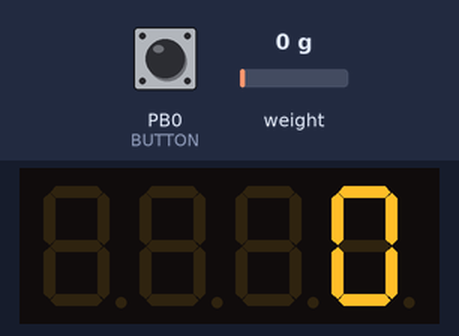
The sketch below on a simulated ATtiny85, built with avr-gcc and run on an emulated ATtiny85. Parts: 4-digit seven-segment display. The test bench sets the inputs (shaded band); at power-on: PB0 (BUTTON) HIGH, weight on the scale 0 g.

Above: at 7.1 s.
7.2 s: PB0 (BUTTON) pulled LOW for 2.05 s
At 10.4 s:
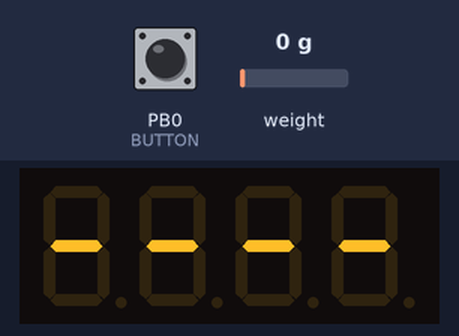
10.7 s: weight on the scale set to 100 g
At 12.4 s:
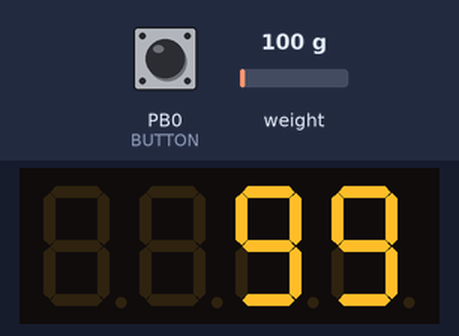
13.1 s: weight on the scale set to 1250 g
At 15.2 s:
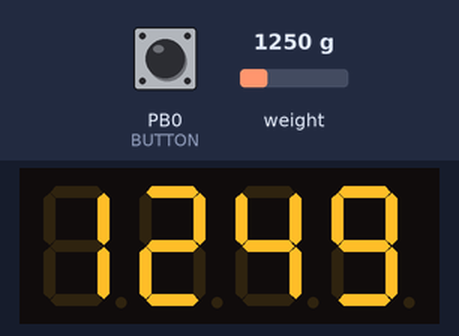
15.9 s: weight on the scale set to 2500 g
At 17.3 s:
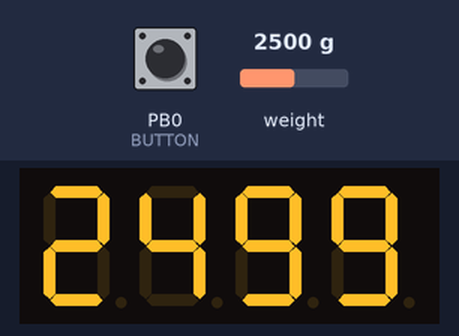
Timing chart, 0 to 18.9 s (numbered marks = the images above; inputs shaded):
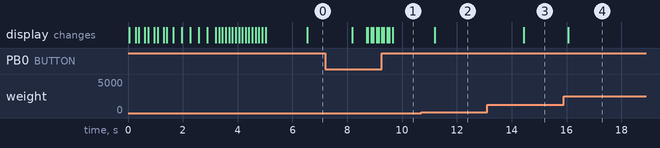

The sketch:

attiny85-hx711-tm1637-weight-display.ino
```cpp
/*
  ATtiny85 Weight Scale (grams) using HX711 Load Cell module and TM1637 Display

  Author: Jason A. Cox - @jasonacox

  Date: 22 June 2020

  Components:
      ATiny85 Microcontroller
      TM1636 4 Digit 7-Segment LED Display
      Load Cell
      HX711 Load Cell Amplifier (ADC)
      100uF Electrolytic Capacitor
      5V Power Supply

  Callibration:
      This sketch requires that you calibrate the load cell.  This involves the following steps:
      1) Run the sketch with DEBUG true (using a Arduino Uno or other microcontroller with serial)
      2) Record the "HX711 reading" values with NO load on the scale - this is your "CAL_OFFSET"
      3) Use an trusted scale and weigh an object (grams) - record this value as your "KNOWN_VALUE"
      4) Place the object on the load cell and record the "HX711 reading" - this is "CAL_VALUE"
      5) Compute the CAL_RATIO value = (CAL_VALUE - CAL_OFFSET) / KNOWN_VALUE
      6) Edit the #defines below

      Example:
        CAL_OFFSET = -148550
        KNOWN_VALUE =  382.7186 g
        CAL_VALUE = -107150
        CAL_RATIO = (CAL_VALUE - CAL_OFFSET) / KNOWN_VALUE
        CAL_RATIO = ((-107150) - (-148550 )) / (382.7186)
        CAL_RATIO = 108.17

  Programming Notes:
      The TARE button uses PB0. If you use the Tiny AVR Programmer from Sparkfun
      it drives an LED on PB0 and once the sketch is uploaded, the TTiny will read PB0 as LOW
      and assume you wish to TARE the scale. You will need to remove the the chip from the
      programmer after uploading to get it to work correctly in the circuit.

  Function:
      On start the circuit will read the last TARE value from EEPROM and display the the
      current weight. Press and hold the TARE button and the current weight value will be
      recorded in EEPROM and subtracted from the current reading to "Zero" out the scale.

*/

// Includes
#include "EEPROM.h"   // Used to store tare values in EEPROM
#include "segment.h"  // Animations for Display

// Include TM1637TinyDisplay Library https://github.com/jasonacox/TM1637TinyDisplay
#include <Arduino.h>
#include <TM1637TinyDisplay.h>

// Include HX711 Arduino Library https://github.com/bogde/HX711
#include <HX711.h>

/*
    CONFIGURATION SECTION - Update these values
*/
// Arduino Pin settings - UPDATE this section for your circuit
const int LOADCELL_DOUT_PIN = 1;  // HX711 DT Pin             (ATtiny85: 1)
const int LOADCELL_SCK_PIN = 2;   // HX711 SK Pin             (ATtiny85: 2)
#define CLK 3                     // TM1637 Display CLK Pin   (ATtiny85: 3)
#define DIO 4                     // TM1637 Display DIO Pin   (ATtiny85: 4)
#define BUTTON 0                  // Tare Button - Pulled up  (ATtiny85: 0)

// Turn on debug mode for setting callibration
#define DEBUG false

// Calibration values - UPDATE this section for your load cell - see instructions above
#define CAL_OFFSET -148550       // HX711 reading with no weight
#define CAL_VALUE  -107150       // HX711 reading with item placed on scale
#define KNOWN_VALUE    382.7186  // True weight of item placed on scale (e.g. in grams)

/*
   Calibration ratio will be computed based on the above
   CAL_RATIO = (CAL_VALUE  -  CAL_OFFSET)  /  KNOWN_VALUE
*/
#define CAL_RATIO  ((CAL_VALUE) - (CAL_OFFSET)) / (KNOWN_VALUE)

#define READ_SAMPLES 15   // Number of readings to average each cycle

/*
   SETUP
*/
// Initialize Global Classes
TM1637TinyDisplay display(CLK, DIO);
HX711 scale;

void setup() {
#if DEBUG == true
  Serial.begin(38400);
#endif
  pinMode(BUTTON, INPUT);       // Set Tare button
  display.setBrightness(0x0f); // set the brightness to 100 %
  delay(10);

  // Display Startup Sequence
  for (int x = 0; x < 5; x++) {
    display.showString(" On ");
    delay(200);
    display.clear();
    delay(100);
  }
  display.showAnimation(ANIMATION, FRAMES(ANIMATION), TIME_MS(10));
  display.showString("Ender 3 Pro");
  display.showString("----");

  scale.begin(LOADCELL_DOUT_PIN, LOADCELL_SCK_PIN);

  long offset = 0;
  scale.set_scale(CAL_RATIO);
  EEPROM.get(0, offset);
  if (offset == 0) {
    scale.set_offset(CAL_OFFSET); // default
  }
  else {
    scale.set_offset(offset);
  }
}

/*
   LOOP
*/
void loop() {
  if (scale.is_ready()) {
    long reading = scale.read_average(READ_SAMPLES);
#if DEBUG == true
    Serial.print("HX711 reading: ");
    Serial.print(reading);
    Serial.print(" ::: [ CAL_OFFSET: ");
    Serial.print(scale.get_offset());
    Serial.print(", CAL_RATIO: ");
    Serial.print(scale.get_scale());
    Serial.print(", Adjusted Value: ");
    Serial.print((reading - scale.get_offset()) / scale.get_scale());
    Serial.println(" ]");
#endif
    // Display weight
    display.showNumber((int)((reading - scale.get_offset()) / scale.get_scale()));

    // Check to see if TARE button is pushed
    if (digitalRead(BUTTON) == LOW) {
      display.showString("Tare");
      delay(500);
      EEPROM.put(0, reading);       // Save tare value to EEPROM
      scale.set_offset(reading);    // Update offset
      // Display flashing zero to indicate tare set
      for (int x = 0; x < 5; x++) {
        display.clear();
        delay(50);
        display.showNumberDec(0, 4);
        delay(100);
      }
      display.showString("----");
    }
    else {
      delay(100);
    }
  }
  else {
    // HX711 not responding
#if DEBUG == true
    Serial.println("HX711 not found.");
#endif
    display.showString("Err");
    delay(100);
  }
}
```

segment.h
```cpp
/* Set up 7-segment LED Binary Data

    |--A--|
    F     B
    |--G--|
    E     C
    |--D--|
           H - Decimal

    XGFEDCBA
  0b00000000 = 0x00
*/

/* Animation Data - HGFEDCBA Map */
const uint8_t ANIMATION[46][4] = {
  { 0x08, 0x00, 0x00, 0x00 },  // Frame 0
  { 0x00, 0x08, 0x00, 0x00 },  // Frame 1
  { 0x00, 0x00, 0x08, 0x00 },  // Frame 2
  { 0x00, 0x00, 0x00, 0x08 },  // Frame 3
  { 0x00, 0x00, 0x00, 0x04 },  // Frame 4
  { 0x00, 0x00, 0x00, 0x02 },  // Frame 5
  { 0x00, 0x00, 0x00, 0x01 },  // Frame 6
  { 0x00, 0x00, 0x01, 0x00 },  // Frame 7
  { 0x00, 0x01, 0x00, 0x00 },  // Frame 8
  { 0x01, 0x00, 0x00, 0x00 },  // Frame 9
  { 0x20, 0x00, 0x00, 0x00 },  // Frame 10
  { 0x10, 0x00, 0x00, 0x00 },  // Frame 11
  { 0x08, 0x00, 0x00, 0x00 },  // Frame 12
  { 0x00, 0x08, 0x00, 0x00 },  // Frame 13
  { 0x00, 0x00, 0x08, 0x00 },  // Frame 14
  { 0x00, 0x00, 0x00, 0x08 },  // Frame 15
  { 0x00, 0x00, 0x00, 0x04 },  // Frame 16
  { 0x00, 0x00, 0x00, 0x02 },  // Frame 17
  { 0x00, 0x00, 0x00, 0x01 },  // Frame 18
  { 0x00, 0x00, 0x01, 0x00 },  // Frame 19
  { 0x00, 0x01, 0x00, 0x00 },  // Frame 20
  { 0x01, 0x00, 0x00, 0x00 },  // Frame 21
  { 0x20, 0x00, 0x00, 0x00 },  // Frame 22
  { 0x10, 0x00, 0x00, 0x00 },  // Frame 23
  { 0x08, 0x00, 0x00, 0x00 },  // Frame 24
  { 0x18, 0x00, 0x00, 0x00 },  // Frame 25
  { 0x38, 0x00, 0x00, 0x00 },  // Frame 26
  { 0x39, 0x00, 0x00, 0x00 },  // Frame 27
  { 0x39, 0x01, 0x00, 0x00 },  // Frame 28
  { 0x39, 0x01, 0x01, 0x00 },  // Frame 29
  { 0x39, 0x01, 0x01, 0x01 },  // Frame 30
  { 0x39, 0x01, 0x01, 0x03 },  // Frame 31
  { 0x39, 0x01, 0x01, 0x07 },  // Frame 32
  { 0x39, 0x01, 0x01, 0x0f },  // Frame 33
  { 0x39, 0x01, 0x09, 0x0f },  // Frame 34
  { 0x39, 0x09, 0x09, 0x0f },  // Frame 35
  { 0x06, 0x09, 0x09, 0x30 },  // Frame 36
  { 0x00, 0x39, 0x0f, 0x00 },  // Frame 37
  { 0x00, 0x06, 0x30, 0x00 },  // Frame 38
  { 0x00, 0x46, 0x70, 0x00 },  // Frame 39
  { 0x40, 0x06, 0x30, 0x40 },  // Frame 40
  { 0x30, 0x06, 0x30, 0x06 },  // Frame 41
  { 0x30, 0x30, 0x06, 0x06 },  // Frame 42
  { 0x36, 0x00, 0x00, 0x36 },  // Frame 43
  { 0x30, 0x00, 0x00, 0x06 },  // Frame 44
  { 0x00, 0x00, 0x00, 0x00 }   // Frame 45
};
```

Measured:
- after the input at 7.2 s, the display: first changes after 0.99 s (image 1 shows a later state)
- after the input at 10.7 s, the display: changes after 0.49 s (image 2)
- after the input at 13.1 s, the display: changes after 1.3 s (image 3)
- after the input at 15.9 s, the display: changes after 0.16 s (image 4)
